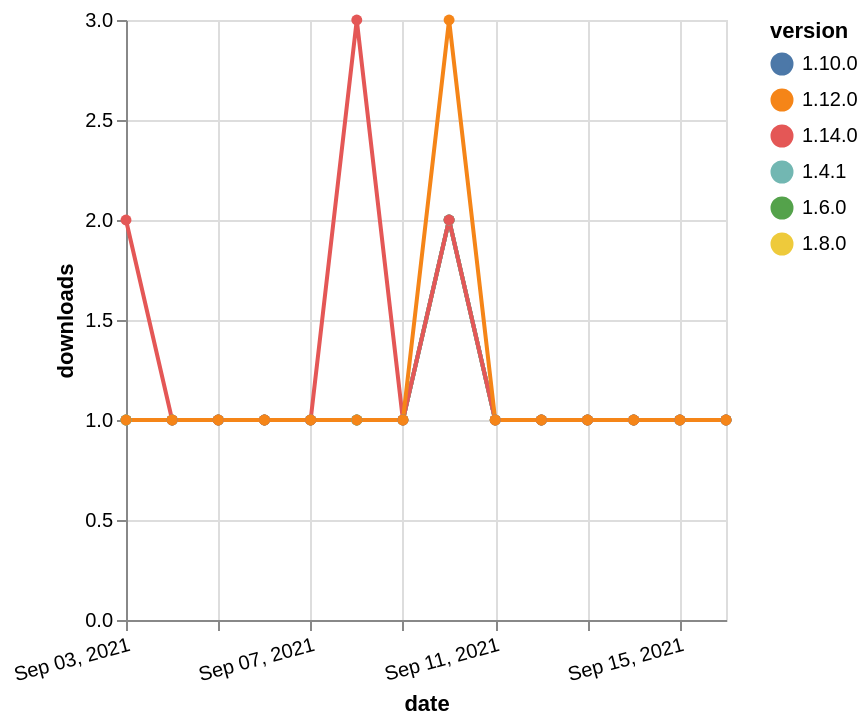

Express this chart as Vega-Lite.
### Vega-Lite specification from a JSON file in a GitHub repository (floating-point values rounded to 4 significant figures)
{"$schema": "https://vega.github.io/schema/vega-lite/v5.json", "description": "A simple bar chart with embedded data.", "data": {"values": [{"date": "2021-09-03", "total": 211, "delta": 1, "version": "1.6.0"}, {"date": "2021-09-04", "total": 212, "delta": 1, "version": "1.6.0"}, {"date": "2021-09-05", "total": 213, "delta": 1, "version": "1.6.0"}, {"date": "2021-09-06", "total": 214, "delta": 1, "version": "1.6.0"}, {"date": "2021-09-07", "total": 215, "delta": 1, "version": "1.6.0"}, {"date": "2021-09-08", "total": 216, "delta": 1, "version": "1.6.0"}, {"date": "2021-09-09", "total": 217, "delta": 1, "version": "1.6.0"}, {"date": "2021-09-10", "total": 219, "delta": 2, "version": "1.6.0"}, {"date": "2021-09-11", "total": 220, "delta": 1, "version": "1.6.0"}, {"date": "2021-09-12", "total": 221, "delta": 1, "version": "1.6.0"}, {"date": "2021-09-13", "total": 222, "delta": 1, "version": "1.6.0"}, {"date": "2021-09-14", "total": 223, "delta": 1, "version": "1.6.0"}, {"date": "2021-09-15", "total": 224, "delta": 1, "version": "1.6.0"}, {"date": "2021-09-16", "total": 225, "delta": 1, "version": "1.6.0"}, {"date": "2021-09-03", "total": 207, "delta": 1, "version": "1.8.0"}, {"date": "2021-09-04", "total": 208, "delta": 1, "version": "1.8.0"}, {"date": "2021-09-05", "total": 209, "delta": 1, "version": "1.8.0"}, {"date": "2021-09-06", "total": 210, "delta": 1, "version": "1.8.0"}, {"date": "2021-09-07", "total": 211, "delta": 1, "version": "1.8.0"}, {"date": "2021-09-08", "total": 212, "delta": 1, "version": "1.8.0"}, {"date": "2021-09-09", "total": 213, "delta": 1, "version": "1.8.0"}, {"date": "2021-09-10", "total": 215, "delta": 2, "version": "1.8.0"}, {"date": "2021-09-11", "total": 216, "delta": 1, "version": "1.8.0"}, {"date": "2021-09-12", "total": 217, "delta": 1, "version": "1.8.0"}, {"date": "2021-09-13", "total": 218, "delta": 1, "version": "1.8.0"}, {"date": "2021-09-14", "total": 219, "delta": 1, "version": "1.8.0"}, {"date": "2021-09-15", "total": 220, "delta": 1, "version": "1.8.0"}, {"date": "2021-09-16", "total": 221, "delta": 1, "version": "1.8.0"}, {"date": "2021-09-03", "total": 177, "delta": 1, "version": "1.10.0"}, {"date": "2021-09-04", "total": 178, "delta": 1, "version": "1.10.0"}, {"date": "2021-09-05", "total": 179, "delta": 1, "version": "1.10.0"}, {"date": "2021-09-06", "total": 180, "delta": 1, "version": "1.10.0"}, {"date": "2021-09-07", "total": 181, "delta": 1, "version": "1.10.0"}, {"date": "2021-09-08", "total": 182, "delta": 1, "version": "1.10.0"}, {"date": "2021-09-09", "total": 183, "delta": 1, "version": "1.10.0"}, {"date": "2021-09-10", "total": 185, "delta": 2, "version": "1.10.0"}, {"date": "2021-09-11", "total": 186, "delta": 1, "version": "1.10.0"}, {"date": "2021-09-12", "total": 187, "delta": 1, "version": "1.10.0"}, {"date": "2021-09-13", "total": 188, "delta": 1, "version": "1.10.0"}, {"date": "2021-09-14", "total": 189, "delta": 1, "version": "1.10.0"}, {"date": "2021-09-15", "total": 190, "delta": 1, "version": "1.10.0"}, {"date": "2021-09-16", "total": 191, "delta": 1, "version": "1.10.0"}, {"date": "2021-09-03", "total": 257, "delta": 1, "version": "1.4.1"}, {"date": "2021-09-04", "total": 258, "delta": 1, "version": "1.4.1"}, {"date": "2021-09-05", "total": 259, "delta": 1, "version": "1.4.1"}, {"date": "2021-09-06", "total": 260, "delta": 1, "version": "1.4.1"}, {"date": "2021-09-07", "total": 261, "delta": 1, "version": "1.4.1"}, {"date": "2021-09-08", "total": 262, "delta": 1, "version": "1.4.1"}, {"date": "2021-09-09", "total": 263, "delta": 1, "version": "1.4.1"}, {"date": "2021-09-10", "total": 265, "delta": 2, "version": "1.4.1"}, {"date": "2021-09-11", "total": 266, "delta": 1, "version": "1.4.1"}, {"date": "2021-09-12", "total": 267, "delta": 1, "version": "1.4.1"}, {"date": "2021-09-13", "total": 268, "delta": 1, "version": "1.4.1"}, {"date": "2021-09-14", "total": 269, "delta": 1, "version": "1.4.1"}, {"date": "2021-09-15", "total": 270, "delta": 1, "version": "1.4.1"}, {"date": "2021-09-16", "total": 271, "delta": 1, "version": "1.4.1"}, {"date": "2021-09-03", "total": 126, "delta": 2, "version": "1.14.0"}, {"date": "2021-09-04", "total": 127, "delta": 1, "version": "1.14.0"}, {"date": "2021-09-05", "total": 128, "delta": 1, "version": "1.14.0"}, {"date": "2021-09-06", "total": 129, "delta": 1, "version": "1.14.0"}, {"date": "2021-09-07", "total": 130, "delta": 1, "version": "1.14.0"}, {"date": "2021-09-08", "total": 133, "delta": 3, "version": "1.14.0"}, {"date": "2021-09-09", "total": 134, "delta": 1, "version": "1.14.0"}, {"date": "2021-09-10", "total": 136, "delta": 2, "version": "1.14.0"}, {"date": "2021-09-11", "total": 137, "delta": 1, "version": "1.14.0"}, {"date": "2021-09-12", "total": 138, "delta": 1, "version": "1.14.0"}, {"date": "2021-09-13", "total": 139, "delta": 1, "version": "1.14.0"}, {"date": "2021-09-14", "total": 140, "delta": 1, "version": "1.14.0"}, {"date": "2021-09-15", "total": 141, "delta": 1, "version": "1.14.0"}, {"date": "2021-09-16", "total": 142, "delta": 1, "version": "1.14.0"}, {"date": "2021-09-03", "total": 204, "delta": 1, "version": "1.12.0"}, {"date": "2021-09-04", "total": 205, "delta": 1, "version": "1.12.0"}, {"date": "2021-09-05", "total": 206, "delta": 1, "version": "1.12.0"}, {"date": "2021-09-06", "total": 207, "delta": 1, "version": "1.12.0"}, {"date": "2021-09-07", "total": 208, "delta": 1, "version": "1.12.0"}, {"date": "2021-09-08", "total": 209, "delta": 1, "version": "1.12.0"}, {"date": "2021-09-09", "total": 210, "delta": 1, "version": "1.12.0"}, {"date": "2021-09-10", "total": 213, "delta": 3, "version": "1.12.0"}, {"date": "2021-09-11", "total": 214, "delta": 1, "version": "1.12.0"}, {"date": "2021-09-12", "total": 215, "delta": 1, "version": "1.12.0"}, {"date": "2021-09-13", "total": 216, "delta": 1, "version": "1.12.0"}, {"date": "2021-09-14", "total": 217, "delta": 1, "version": "1.12.0"}, {"date": "2021-09-15", "total": 218, "delta": 1, "version": "1.12.0"}, {"date": "2021-09-16", "total": 219, "delta": 1, "version": "1.12.0"}]}, "width": "container", "mark": {"type": "line", "point": {"filled": true}}, "encoding": {"x": {"field": "date", "type": "temporal", "timeUnit": "yearmonthdate", "title": "date", "axis": {"labelAngle": -15}}, "y": {"field": "delta", "type": "quantitative", "title": "downloads"}, "color": {"field": "version", "type": "nominal"}, "tooltip": {"field": "delta"}}}
